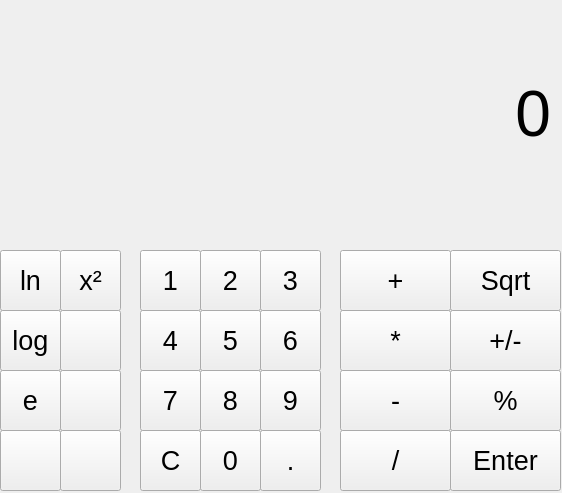
<?xml version="1.0" encoding="UTF-8"?>
<ui version="4.0">
 <class>CalculatriceClass</class>
 <widget class="QMainWindow" name="CalculatriceClass">
  <property name="geometry">
   <rect>
    <x>0</x>
    <y>0</y>
    <width>562</width>
    <height>493</height>
   </rect>
  </property>
  <property name="windowTitle">
   <string>Calculatrice</string>
  </property>
  <widget class="QWidget" name="centralWidget">
   <widget class="QPushButton" name="Button1">
    <property name="geometry">
     <rect>
      <x>140</x>
      <y>250</y>
      <width>61</width>
      <height>61</height>
     </rect>
    </property>
    <property name="font">
     <font>
      <pointsize>20</pointsize>
     </font>
    </property>
    <property name="text">
     <string>1</string>
    </property>
   </widget>
   <widget class="QPushButton" name="Button4">
    <property name="geometry">
     <rect>
      <x>140</x>
      <y>310</y>
      <width>61</width>
      <height>61</height>
     </rect>
    </property>
    <property name="font">
     <font>
      <pointsize>20</pointsize>
     </font>
    </property>
    <property name="text">
     <string>4</string>
    </property>
   </widget>
   <widget class="QPushButton" name="Button7">
    <property name="geometry">
     <rect>
      <x>140</x>
      <y>370</y>
      <width>61</width>
      <height>61</height>
     </rect>
    </property>
    <property name="font">
     <font>
      <pointsize>20</pointsize>
     </font>
    </property>
    <property name="text">
     <string>7</string>
    </property>
   </widget>
   <widget class="QPushButton" name="ButtonReset">
    <property name="geometry">
     <rect>
      <x>140</x>
      <y>430</y>
      <width>61</width>
      <height>61</height>
     </rect>
    </property>
    <property name="font">
     <font>
      <pointsize>20</pointsize>
     </font>
    </property>
    <property name="text">
     <string>C</string>
    </property>
   </widget>
   <widget class="QPushButton" name="Button0">
    <property name="geometry">
     <rect>
      <x>200</x>
      <y>430</y>
      <width>61</width>
      <height>61</height>
     </rect>
    </property>
    <property name="font">
     <font>
      <pointsize>20</pointsize>
     </font>
    </property>
    <property name="text">
     <string>0</string>
    </property>
   </widget>
   <widget class="QPushButton" name="ButtonPoint">
    <property name="geometry">
     <rect>
      <x>260</x>
      <y>430</y>
      <width>61</width>
      <height>61</height>
     </rect>
    </property>
    <property name="font">
     <font>
      <pointsize>20</pointsize>
     </font>
    </property>
    <property name="text">
     <string>.</string>
    </property>
    <property name="default">
     <bool>false</bool>
    </property>
    <property name="flat">
     <bool>false</bool>
    </property>
   </widget>
   <widget class="QPushButton" name="Button8">
    <property name="geometry">
     <rect>
      <x>200</x>
      <y>370</y>
      <width>61</width>
      <height>61</height>
     </rect>
    </property>
    <property name="font">
     <font>
      <pointsize>20</pointsize>
     </font>
    </property>
    <property name="text">
     <string>8</string>
    </property>
   </widget>
   <widget class="QPushButton" name="Button5">
    <property name="geometry">
     <rect>
      <x>200</x>
      <y>310</y>
      <width>61</width>
      <height>61</height>
     </rect>
    </property>
    <property name="font">
     <font>
      <pointsize>20</pointsize>
     </font>
    </property>
    <property name="text">
     <string>5</string>
    </property>
   </widget>
   <widget class="QPushButton" name="Button2">
    <property name="geometry">
     <rect>
      <x>200</x>
      <y>250</y>
      <width>61</width>
      <height>61</height>
     </rect>
    </property>
    <property name="font">
     <font>
      <pointsize>20</pointsize>
     </font>
    </property>
    <property name="text">
     <string>2</string>
    </property>
   </widget>
   <widget class="QPushButton" name="Button9">
    <property name="geometry">
     <rect>
      <x>260</x>
      <y>370</y>
      <width>61</width>
      <height>61</height>
     </rect>
    </property>
    <property name="font">
     <font>
      <pointsize>20</pointsize>
     </font>
    </property>
    <property name="text">
     <string>9</string>
    </property>
   </widget>
   <widget class="QPushButton" name="Button6">
    <property name="geometry">
     <rect>
      <x>260</x>
      <y>310</y>
      <width>61</width>
      <height>61</height>
     </rect>
    </property>
    <property name="font">
     <font>
      <pointsize>20</pointsize>
     </font>
    </property>
    <property name="text">
     <string>6</string>
    </property>
   </widget>
   <widget class="QPushButton" name="Button3">
    <property name="geometry">
     <rect>
      <x>260</x>
      <y>250</y>
      <width>61</width>
      <height>61</height>
     </rect>
    </property>
    <property name="font">
     <font>
      <pointsize>20</pointsize>
     </font>
    </property>
    <property name="text">
     <string>3</string>
    </property>
   </widget>
   <widget class="QPushButton" name="ButtonPlus">
    <property name="geometry">
     <rect>
      <x>340</x>
      <y>250</y>
      <width>111</width>
      <height>61</height>
     </rect>
    </property>
    <property name="palette">
     <palette>
      <active>
       <colorrole role="WindowText">
        <brush brushstyle="SolidPattern">
         <color alpha="255">
          <red>255</red>
          <green>170</green>
          <blue>0</blue>
         </color>
        </brush>
       </colorrole>
      </active>
      <inactive>
       <colorrole role="WindowText">
        <brush brushstyle="SolidPattern">
         <color alpha="255">
          <red>255</red>
          <green>170</green>
          <blue>0</blue>
         </color>
        </brush>
       </colorrole>
      </inactive>
      <disabled>
       <colorrole role="WindowText">
        <brush brushstyle="SolidPattern">
         <color alpha="255">
          <red>120</red>
          <green>120</green>
          <blue>120</blue>
         </color>
        </brush>
       </colorrole>
      </disabled>
     </palette>
    </property>
    <property name="font">
     <font>
      <pointsize>20</pointsize>
     </font>
    </property>
    <property name="autoFillBackground">
     <bool>false</bool>
    </property>
    <property name="text">
     <string>+</string>
    </property>
    <property name="autoDefault">
     <bool>false</bool>
    </property>
    <property name="default">
     <bool>false</bool>
    </property>
    <property name="flat">
     <bool>false</bool>
    </property>
   </widget>
   <widget class="QPushButton" name="ButtonMultip">
    <property name="geometry">
     <rect>
      <x>340</x>
      <y>310</y>
      <width>111</width>
      <height>61</height>
     </rect>
    </property>
    <property name="font">
     <font>
      <pointsize>20</pointsize>
     </font>
    </property>
    <property name="text">
     <string>*</string>
    </property>
   </widget>
   <widget class="QPushButton" name="ButtonMoins">
    <property name="geometry">
     <rect>
      <x>340</x>
      <y>370</y>
      <width>111</width>
      <height>61</height>
     </rect>
    </property>
    <property name="font">
     <font>
      <pointsize>20</pointsize>
     </font>
    </property>
    <property name="text">
     <string>-</string>
    </property>
   </widget>
   <widget class="QPushButton" name="ButtonDivis">
    <property name="geometry">
     <rect>
      <x>340</x>
      <y>430</y>
      <width>111</width>
      <height>61</height>
     </rect>
    </property>
    <property name="font">
     <font>
      <pointsize>20</pointsize>
     </font>
    </property>
    <property name="text">
     <string>/</string>
    </property>
   </widget>
   <widget class="QPushButton" name="ButtonEnter">
    <property name="geometry">
     <rect>
      <x>450</x>
      <y>430</y>
      <width>111</width>
      <height>61</height>
     </rect>
    </property>
    <property name="font">
     <font>
      <pointsize>20</pointsize>
     </font>
    </property>
    <property name="text">
     <string>Enter</string>
    </property>
   </widget>
   <widget class="QPushButton" name="ButtonPlusMinus">
    <property name="geometry">
     <rect>
      <x>450</x>
      <y>310</y>
      <width>111</width>
      <height>61</height>
     </rect>
    </property>
    <property name="font">
     <font>
      <pointsize>20</pointsize>
     </font>
    </property>
    <property name="text">
     <string>+/-</string>
    </property>
   </widget>
   <widget class="QPushButton" name="pushButton_19">
    <property name="geometry">
     <rect>
      <x>450</x>
      <y>250</y>
      <width>111</width>
      <height>61</height>
     </rect>
    </property>
    <property name="font">
     <font>
      <pointsize>20</pointsize>
     </font>
    </property>
    <property name="text">
     <string>Sqrt</string>
    </property>
   </widget>
   <widget class="QPushButton" name="ButtonModulo">
    <property name="geometry">
     <rect>
      <x>450</x>
      <y>370</y>
      <width>111</width>
      <height>61</height>
     </rect>
    </property>
    <property name="font">
     <font>
      <pointsize>20</pointsize>
     </font>
    </property>
    <property name="text">
     <string>%</string>
    </property>
   </widget>
   <widget class="QLabel" name="label">
    <property name="geometry">
     <rect>
      <x>0</x>
      <y>0</y>
      <width>551</width>
      <height>231</height>
     </rect>
    </property>
    <property name="font">
     <font>
      <pointsize>48</pointsize>
     </font>
    </property>
    <property name="text">
     <string>&lt;html&gt;&lt;head/&gt;&lt;body&gt;&lt;p&gt;0&lt;/p&gt;&lt;/body&gt;&lt;/html&gt;</string>
    </property>
    <property name="alignment">
     <set>Qt::AlignRight|Qt::AlignTrailing|Qt::AlignVCenter</set>
    </property>
   </widget>
   <widget class="QPushButton" name="Button1_2">
    <property name="geometry">
     <rect>
      <x>0</x>
      <y>250</y>
      <width>61</width>
      <height>61</height>
     </rect>
    </property>
    <property name="font">
     <font>
      <pointsize>20</pointsize>
     </font>
    </property>
    <property name="text">
     <string>ln</string>
    </property>
   </widget>
   <widget class="QPushButton" name="Button1_3">
    <property name="geometry">
     <rect>
      <x>60</x>
      <y>250</y>
      <width>61</width>
      <height>61</height>
     </rect>
    </property>
    <property name="font">
     <font>
      <pointsize>20</pointsize>
     </font>
    </property>
    <property name="text">
     <string>x²</string>
    </property>
   </widget>
   <widget class="QPushButton" name="Button1_4">
    <property name="geometry">
     <rect>
      <x>60</x>
      <y>310</y>
      <width>61</width>
      <height>61</height>
     </rect>
    </property>
    <property name="font">
     <font>
      <pointsize>20</pointsize>
     </font>
    </property>
    <property name="text">
     <string/>
    </property>
   </widget>
   <widget class="QPushButton" name="Button1_5">
    <property name="geometry">
     <rect>
      <x>60</x>
      <y>370</y>
      <width>61</width>
      <height>61</height>
     </rect>
    </property>
    <property name="font">
     <font>
      <pointsize>20</pointsize>
     </font>
    </property>
    <property name="text">
     <string/>
    </property>
   </widget>
   <widget class="QPushButton" name="Button1_6">
    <property name="geometry">
     <rect>
      <x>60</x>
      <y>430</y>
      <width>61</width>
      <height>61</height>
     </rect>
    </property>
    <property name="font">
     <font>
      <pointsize>20</pointsize>
     </font>
    </property>
    <property name="text">
     <string/>
    </property>
   </widget>
   <widget class="QPushButton" name="Button1_7">
    <property name="geometry">
     <rect>
      <x>0</x>
      <y>430</y>
      <width>61</width>
      <height>61</height>
     </rect>
    </property>
    <property name="font">
     <font>
      <pointsize>20</pointsize>
     </font>
    </property>
    <property name="text">
     <string/>
    </property>
   </widget>
   <widget class="QPushButton" name="Button1_8">
    <property name="geometry">
     <rect>
      <x>0</x>
      <y>370</y>
      <width>61</width>
      <height>61</height>
     </rect>
    </property>
    <property name="font">
     <font>
      <pointsize>20</pointsize>
     </font>
    </property>
    <property name="text">
     <string>e</string>
    </property>
   </widget>
   <widget class="QPushButton" name="Button1_9">
    <property name="geometry">
     <rect>
      <x>0</x>
      <y>310</y>
      <width>61</width>
      <height>61</height>
     </rect>
    </property>
    <property name="font">
     <font>
      <pointsize>20</pointsize>
     </font>
    </property>
    <property name="text">
     <string>log</string>
    </property>
   </widget>
   <zorder>Button1</zorder>
   <zorder>Button4</zorder>
   <zorder>Button7</zorder>
   <zorder>ButtonReset</zorder>
   <zorder>Button0</zorder>
   <zorder>ButtonPoint</zorder>
   <zorder>Button8</zorder>
   <zorder>Button5</zorder>
   <zorder>Button2</zorder>
   <zorder>Button9</zorder>
   <zorder>Button6</zorder>
   <zorder>Button3</zorder>
   <zorder>ButtonMultip</zorder>
   <zorder>ButtonMoins</zorder>
   <zorder>ButtonDivis</zorder>
   <zorder>ButtonEnter</zorder>
   <zorder>ButtonPlusMinus</zorder>
   <zorder>pushButton_19</zorder>
   <zorder>ButtonModulo</zorder>
   <zorder>label</zorder>
   <zorder>ButtonPlus</zorder>
   <zorder>Button1_2</zorder>
   <zorder>Button1_3</zorder>
   <zorder>Button1_4</zorder>
   <zorder>Button1_5</zorder>
   <zorder>Button1_6</zorder>
   <zorder>Button1_7</zorder>
   <zorder>Button1_8</zorder>
   <zorder>Button1_9</zorder>
  </widget>
  <action name="actionExit">
   <property name="text">
    <string>Exit</string>
   </property>
  </action>
 </widget>
 <layoutdefault spacing="6" margin="11"/>
 <resources>
  <include location="calculatrice.qrc"/>
 </resources>
 <connections/>
</ui>
